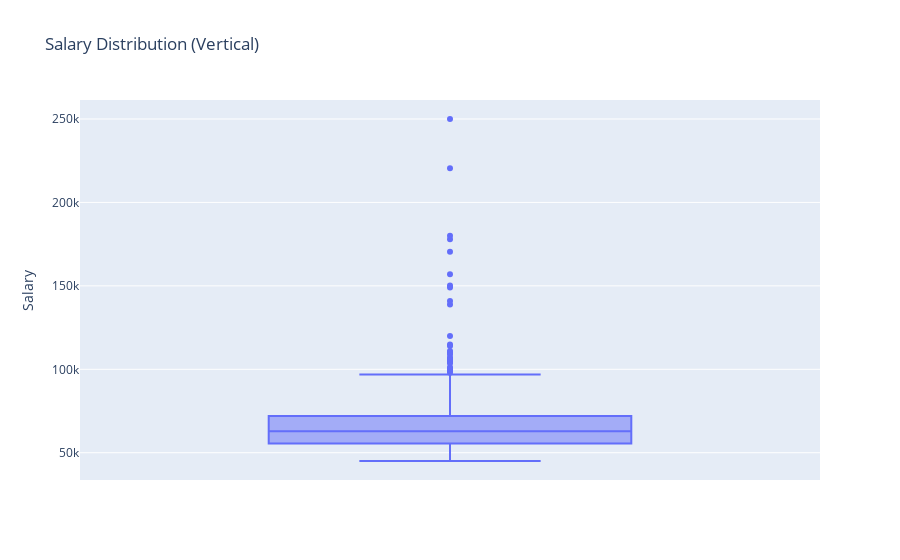

The notebook cell this image was saved under:
### Markdown cell above
---

### 🎯 Example 1: Salary box plot (vertical)

▶️ Draw a vertical box plot of `Salary` in `df_hr`.

### Code cell
fig = px.box(df_hr, y="Salary", title="Salary Distribution (Vertical)")
fig.show()

### Figure 1 — Plotly figure (JSON) as saved in the notebook; plotly's stock layout.template omitted (floating-point values rounded to 4 significant figures; data arrays with more than 128 entries replaced by an {"elided": "..."} marker saying what was removed)
{"data": [{"alignmentgroup": "True", "hovertemplate": "Salary=%{y}<extra></extra>", "legendgroup": "", "marker": {"color": "#636efa"}, "name": "", "notched": false, "offsetgroup": "", "orientation": "v", "showlegend": false, "type": "box", "x0": " ", "xaxis": "x", "y": {"elided": "311 int values"}, "y0": " ", "yaxis": "y"}], "layout": {"boxmode": "group", "legend": {"tracegroupgap": 0}, "title": {"text": "Salary Distribution (Vertical)"}, "xaxis": {"anchor": "y", "domain": [0, 1]}, "yaxis": {"anchor": "x", "domain": [0, 1], "title": {"text": "Salary"}}}}
